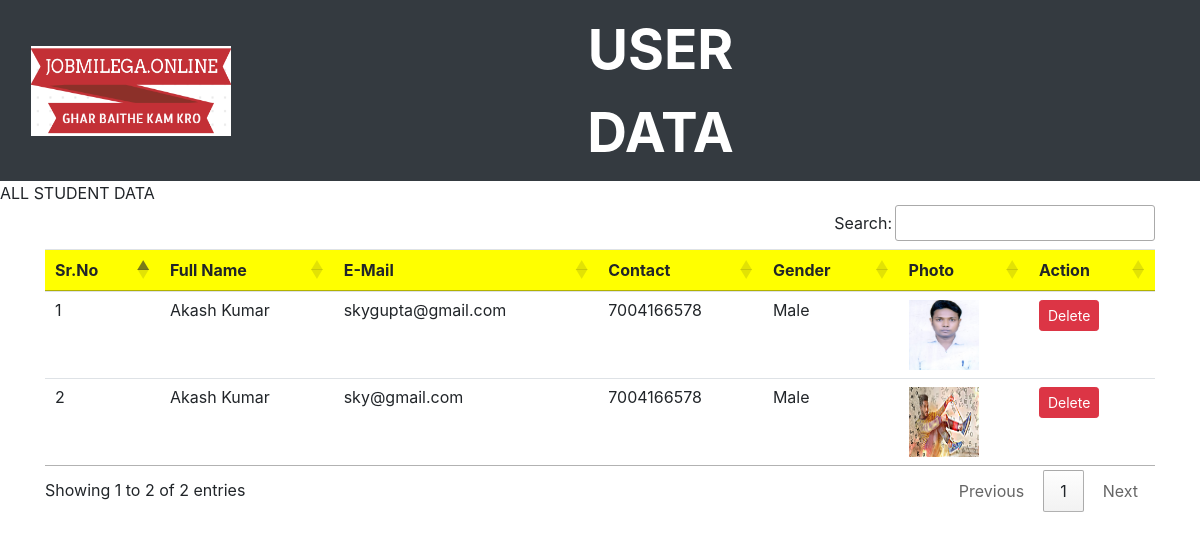
Page /userdata on the committed database.
### job/models.py (models this page shows, shortened)
class StudentUser(models.Model):
    user = models.ForeignKey(User,on_delete=models.CASCADE)
    mobile = models.CharField(max_length=10,null=True)
    image = models.FileField(null=True)
    gender = models.CharField(max_length=10,null=True)
    type = models.CharField(max_length=10,null=True)
    resume = models.FileField(null=True)

### job/views.py (the view)
# urls.py: path('userdata', views.userdata,name='userdata'),
def userdata(request):
    data = StudentUser.objects.all
    d={'data': data}
    return render(request, 'userdata.html',d)

### job/templates/userdata.html (shortened to what this page needs)
<html>
<head>
    {% load static %}
  <link rel="stylesheet" href="https://maxcdn.bootstrapcdn.com/bootstrap/4.5.2/css/bootstrap.min.css">
<link rel="stylesheet" href="https://cdnjs.cloudflare.com/ajax/libs/font-awesome/4.7.0/css/font-awesome.min.css">
</head>
<body>
<nav class="navbar navbar-expand-sm bg-dark navbar-dark">
    <div class="col-sm-1 mt-0 " style="padding-right : 20% ">
               <img src="static/images/LOGO.png" alt="jobmilega.online" style="width:200px; height:90px">
        </div>
       <div class="col-sm-3 mt-0 text-center" style="margin-left:250px" >
              <span style="font-weight:bold ; font-size:55px">
                  <span style="color: White">USER</span>
                  <span style="color: White">DATA</span>
              </span>
        </div>
</nav>
</body>
</html>
<html lang="en">
<head>
</head>
<body>
<marquee>ALL STUDENT  DATA</marquee>
        <div class="container">
          <table class="table table-hover" id="example">
              <thead>
                  <tr style="background-color: yellow">
                      <th>Sr.No</th>
                      <th>Full Name</th>
                      <th>E-Mail</th>
                      <th>Contact</th>
                      <th>Gender</th>
                      <th>Photo</th>
                      <th>Action</th>
                  </tr>
              </thead>
              <tbody>
                   {% for i in data %}
                  <tr>
                        <td>  {{ forloop.counter}}</td>
                        <td>  {{ i.user.first_name }} {{ i.user.last_name }}</td>
                        <td> {{i.user.username }}</td>
                        <td> {{ i.mobile}}</td>
                        <td> {{ i.gender}}</td>
                        <td> <img src="{{ i.image.url}}" style="width:70px; height:70px" ></td>
                        <td><a href="{% url 'delete_user' i.id %}" class="btn btn-danger btn-sm" onclick="return confirm('Are you sure?')">Delete</a></td>
                  </tr>
                  {% endfor%}
              </tbody>
          </table>
 </div>
</body>
</html>
<head>
<link rel="stylesheet" href="https://cdn.datatables.net/1.10.24/css/jquery.dataTables.min.css">
<link rel="stylesheet" href="https://cdn.datatables.net/buttons/1.7.0/css/buttons.dataTables.min.css">
</head>
<body>
</body>

### rows in the picture
StudentUser: user.first_name "Akash", user.last_name "Kumar", user.username "skygupta@gmail.com", mobile "7004166578", gender "Male", image (picture)
StudentUser: user.first_name "Akash", user.last_name "Kumar", user.username "sky@gmail.com", mobile "7004166578", gender "Male", image (picture)
